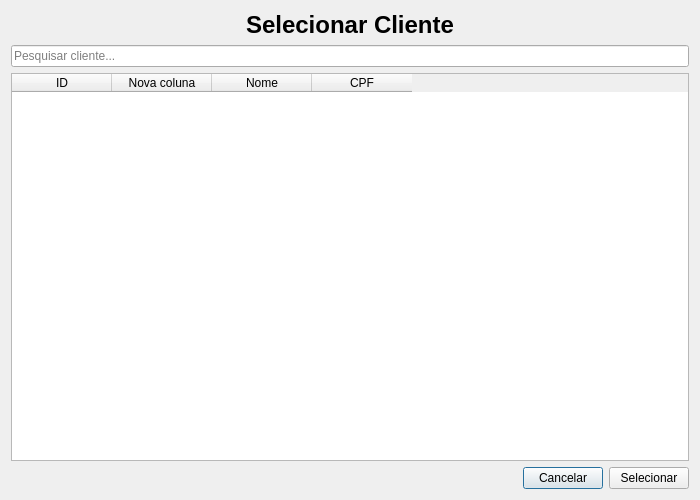
<?xml version="1.0" encoding="UTF-8"?>
<ui version="4.0">
 <class>SelecionarCliente</class>
 <widget class="QDialog" name="SelecionarCliente">
  <property name="geometry">
   <rect>
    <x>0</x>
    <y>0</y>
    <width>700</width>
    <height>500</height>
   </rect>
  </property>
  <property name="windowTitle">
   <string>Selecionar Cliente</string>
  </property>
  <layout class="QVBoxLayout" name="verticalLayout">
   <item>
    <widget class="QLabel" name="lblTitulo">
     <property name="font">
      <font>
       <pointsize>18</pointsize>
       <bold>true</bold>
      </font>
     </property>
     <property name="text">
      <string>Selecionar Cliente</string>
     </property>
     <property name="alignment">
      <set>Qt::AlignmentFlag::AlignCenter</set>
     </property>
    </widget>
   </item>
   <item>
    <widget class="QLineEdit" name="txtPesquisar">
     <property name="placeholderText">
      <string>Pesquisar cliente...</string>
     </property>
    </widget>
   </item>
   <item>
    <widget class="QTableWidget" name="tblClientes">
     <property name="sizeAdjustPolicy">
      <enum>QAbstractScrollArea::SizeAdjustPolicy::AdjustToContentsOnFirstShow</enum>
     </property>
     <property name="editTriggers">
      <set>QAbstractItemView::EditTrigger::NoEditTriggers</set>
     </property>
     <property name="alternatingRowColors">
      <bool>true</bool>
     </property>
     <property name="selectionMode">
      <enum>QAbstractItemView::SelectionMode::SingleSelection</enum>
     </property>
     <property name="selectionBehavior">
      <enum>QAbstractItemView::SelectionBehavior::SelectRows</enum>
     </property>
     <column>
      <property name="text">
       <string>ID</string>
      </property>
     </column>
     <column>
      <property name="text">
       <string>Nova coluna</string>
      </property>
     </column>
     <column>
      <property name="text">
       <string>Nome</string>
      </property>
     </column>
     <column>
      <property name="text">
       <string>CPF</string>
      </property>
     </column>
    </widget>
   </item>
   <item>
    <layout class="QHBoxLayout" name="horizontalLayout">
     <item>
      <spacer name="horizontalSpacer">
       <property name="orientation">
        <enum>Qt::Orientation::Horizontal</enum>
       </property>
       <property name="sizeHint" stdset="0">
        <size>
         <width>0</width>
         <height>0</height>
        </size>
       </property>
      </spacer>
     </item>
     <item>
      <widget class="QPushButton" name="btnCancelar">
       <property name="text">
        <string>Cancelar</string>
       </property>
      </widget>
     </item>
     <item>
      <widget class="QPushButton" name="btnSelecionar">
       <property name="text">
        <string>Selecionar</string>
       </property>
      </widget>
     </item>
    </layout>
   </item>
  </layout>
 </widget>
 <resources/>
 <connections/>
</ui>
